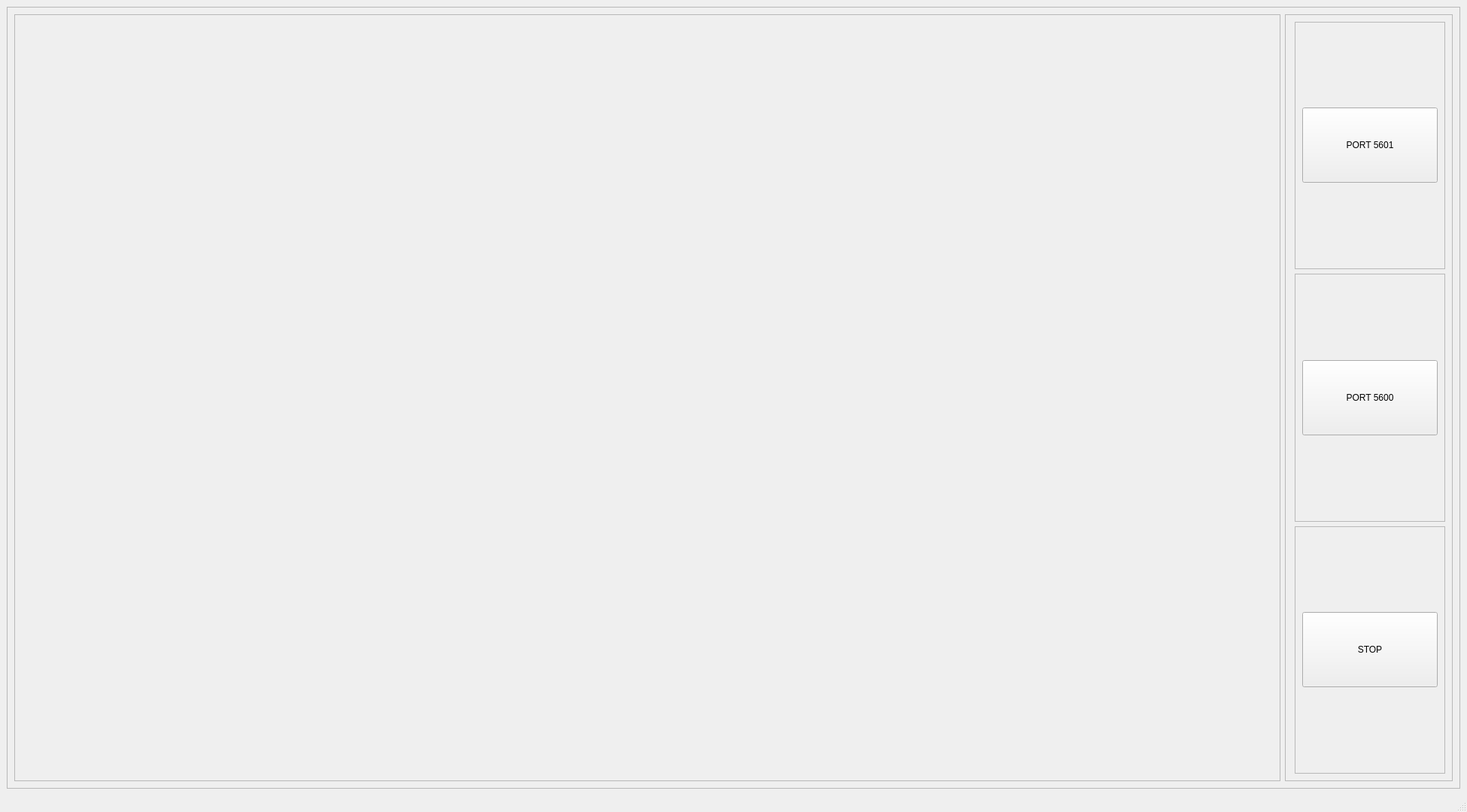
<?xml version="1.0" encoding="UTF-8"?>
<ui version="4.0">
 <class>MainWindow</class>
 <widget class="QMainWindow" name="MainWindow">
  <property name="geometry">
   <rect>
    <x>0</x>
    <y>0</y>
    <width>1950</width>
    <height>1080</height>
   </rect>
  </property>
  <property name="windowTitle">
   <string>MainWindow</string>
  </property>
  <widget class="QWidget" name="centralwidget">
   <layout class="QHBoxLayout" name="horizontalLayout">
    <item>
     <widget class="QFrame" name="frame_6">
      <property name="frameShape">
       <enum>QFrame::StyledPanel</enum>
      </property>
      <property name="frameShadow">
       <enum>QFrame::Raised</enum>
      </property>
      <layout class="QHBoxLayout" name="horizontalLayout_2">
       <item>
        <widget class="QFrame" name="frame_5">
         <property name="sizePolicy">
          <sizepolicy hsizetype="Expanding" vsizetype="Preferred">
           <horstretch>0</horstretch>
           <verstretch>0</verstretch>
          </sizepolicy>
         </property>
         <property name="minimumSize">
          <size>
           <width>0</width>
           <height>0</height>
          </size>
         </property>
         <property name="autoFillBackground">
          <bool>true</bool>
         </property>
         <property name="frameShape">
          <enum>QFrame::StyledPanel</enum>
         </property>
         <property name="frameShadow">
          <enum>QFrame::Raised</enum>
         </property>
         <layout class="QVBoxLayout" name="verticalLayout_5">
          <item>
           <widget class="QLabel" name="videoLabel">
            <property name="enabled">
             <bool>true</bool>
            </property>
            <property name="sizePolicy">
             <sizepolicy hsizetype="Preferred" vsizetype="Preferred">
              <horstretch>0</horstretch>
              <verstretch>0</verstretch>
             </sizepolicy>
            </property>
            <property name="minimumSize">
             <size>
              <width>0</width>
              <height>0</height>
             </size>
            </property>
            <property name="autoFillBackground">
             <bool>false</bool>
            </property>
            <property name="text">
             <string/>
            </property>
           </widget>
          </item>
         </layout>
        </widget>
       </item>
       <item alignment="Qt::AlignRight">
        <widget class="QFrame" name="frame">
         <property name="frameShape">
          <enum>QFrame::StyledPanel</enum>
         </property>
         <property name="frameShadow">
          <enum>QFrame::Raised</enum>
         </property>
         <layout class="QVBoxLayout" name="verticalLayout">
          <property name="leftMargin">
           <number>12</number>
          </property>
          <item alignment="Qt::AlignRight">
           <widget class="QFrame" name="frame_2">
            <property name="minimumSize">
             <size>
              <width>200</width>
              <height>100</height>
             </size>
            </property>
            <property name="frameShape">
             <enum>QFrame::StyledPanel</enum>
            </property>
            <property name="frameShadow">
             <enum>QFrame::Raised</enum>
            </property>
            <layout class="QVBoxLayout" name="verticalLayout_2">
             <item>
              <widget class="QPushButton" name="startButton1">
               <property name="maximumSize">
                <size>
                 <width>200</width>
                 <height>100</height>
                </size>
               </property>
               <property name="text">
                <string>PORT 5601</string>
               </property>
              </widget>
             </item>
            </layout>
           </widget>
          </item>
          <item alignment="Qt::AlignRight">
           <widget class="QFrame" name="frame_3">
            <property name="minimumSize">
             <size>
              <width>200</width>
              <height>100</height>
             </size>
            </property>
            <property name="frameShape">
             <enum>QFrame::StyledPanel</enum>
            </property>
            <property name="frameShadow">
             <enum>QFrame::Raised</enum>
            </property>
            <layout class="QVBoxLayout" name="verticalLayout_3">
             <item>
              <widget class="QPushButton" name="startButton2">
               <property name="maximumSize">
                <size>
                 <width>200</width>
                 <height>100</height>
                </size>
               </property>
               <property name="text">
                <string>PORT 5600</string>
               </property>
              </widget>
             </item>
            </layout>
           </widget>
          </item>
          <item alignment="Qt::AlignRight">
           <widget class="QFrame" name="frame_4">
            <property name="minimumSize">
             <size>
              <width>200</width>
              <height>100</height>
             </size>
            </property>
            <property name="frameShape">
             <enum>QFrame::StyledPanel</enum>
            </property>
            <property name="frameShadow">
             <enum>QFrame::Raised</enum>
            </property>
            <layout class="QVBoxLayout" name="verticalLayout_4">
             <item>
              <widget class="QPushButton" name="stopButton">
               <property name="maximumSize">
                <size>
                 <width>200</width>
                 <height>100</height>
                </size>
               </property>
               <property name="text">
                <string>STOP</string>
               </property>
              </widget>
             </item>
            </layout>
           </widget>
          </item>
         </layout>
        </widget>
       </item>
      </layout>
     </widget>
    </item>
   </layout>
  </widget>
  <widget class="QMenuBar" name="menubar">
   <property name="geometry">
    <rect>
     <x>0</x>
     <y>0</y>
     <width>1950</width>
     <height>24</height>
    </rect>
   </property>
  </widget>
  <widget class="QStatusBar" name="statusbar"/>
 </widget>
 <resources/>
 <connections/>
</ui>
